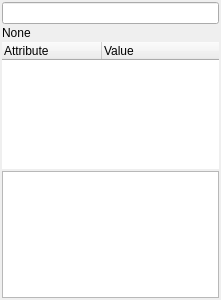
<?xml version="1.0" encoding="UTF-8"?>
<ui version="4.0">
 <class>PropertyEditorWidget</class>
 <widget class="QWidget" name="PropertyEditorWidget">
  <property name="geometry">
   <rect>
    <x>0</x>
    <y>0</y>
    <width>221</width>
    <height>300</height>
   </rect>
  </property>
  <property name="windowTitle">
   <string>Form</string>
  </property>
  <layout class="QVBoxLayout" name="verticalLayout">
   <property name="spacing">
    <number>2</number>
   </property>
   <property name="leftMargin">
    <number>2</number>
   </property>
   <property name="topMargin">
    <number>2</number>
   </property>
   <property name="rightMargin">
    <number>2</number>
   </property>
   <property name="bottomMargin">
    <number>2</number>
   </property>
   <item>
    <widget class="QLineEditFilter" name="filterLineEdit"/>
   </item>
   <item>
    <widget class="QFrame" name="frame_Name">
     <property name="sizePolicy">
      <sizepolicy hsizetype="Maximum" vsizetype="Maximum">
       <horstretch>0</horstretch>
       <verstretch>0</verstretch>
      </sizepolicy>
     </property>
     <property name="frameShape">
      <enum>QFrame::NoFrame</enum>
     </property>
     <property name="frameShadow">
      <enum>QFrame::Raised</enum>
     </property>
     <property name="lineWidth">
      <number>0</number>
     </property>
     <layout class="QGridLayout" name="gridLayout">
      <property name="leftMargin">
       <number>0</number>
      </property>
      <property name="topMargin">
       <number>0</number>
      </property>
      <property name="rightMargin">
       <number>0</number>
      </property>
      <property name="bottomMargin">
       <number>0</number>
      </property>
      <property name="spacing">
       <number>0</number>
      </property>
      <item row="0" column="0">
       <widget class="QLabel" name="label">
        <property name="sizePolicy">
         <sizepolicy hsizetype="Maximum" vsizetype="Preferred">
          <horstretch>0</horstretch>
          <verstretch>0</verstretch>
         </sizepolicy>
        </property>
        <property name="text">
         <string>None</string>
        </property>
       </widget>
      </item>
      <item row="0" column="1">
       <widget class="QLabel" name="label_ErrorMessage">
        <property name="sizePolicy">
         <sizepolicy hsizetype="Minimum" vsizetype="Minimum">
          <horstretch>0</horstretch>
          <verstretch>0</verstretch>
         </sizepolicy>
        </property>
        <property name="minimumSize">
         <size>
          <width>10</width>
          <height>0</height>
         </size>
        </property>
        <property name="text">
         <string/>
        </property>
        <property name="scaledContents">
         <bool>false</bool>
        </property>
        <property name="wordWrap">
         <bool>false</bool>
        </property>
       </widget>
      </item>
     </layout>
    </widget>
   </item>
   <item>
    <widget class="QTableWidget" name="tableWidget">
     <property name="frameShape">
      <enum>QFrame::Box</enum>
     </property>
     <property name="lineWidth">
      <number>0</number>
     </property>
     <property name="midLineWidth">
      <number>0</number>
     </property>
     <property name="horizontalScrollBarPolicy">
      <enum>Qt::ScrollBarAlwaysOff</enum>
     </property>
     <property name="autoScrollMargin">
      <number>0</number>
     </property>
     <property name="alternatingRowColors">
      <bool>true</bool>
     </property>
     <property name="textElideMode">
      <enum>Qt::ElideRight</enum>
     </property>
     <property name="showGrid">
      <bool>true</bool>
     </property>
     <property name="columnCount">
      <number>2</number>
     </property>
     <attribute name="horizontalHeaderVisible">
      <bool>true</bool>
     </attribute>
     <attribute name="horizontalHeaderCascadingSectionResizes">
      <bool>true</bool>
     </attribute>
     <attribute name="horizontalHeaderMinimumSectionSize">
      <number>15</number>
     </attribute>
     <attribute name="horizontalHeaderShowSortIndicator" stdset="0">
      <bool>false</bool>
     </attribute>
     <attribute name="horizontalHeaderStretchLastSection">
      <bool>true</bool>
     </attribute>
     <attribute name="verticalHeaderVisible">
      <bool>false</bool>
     </attribute>
     <attribute name="verticalHeaderDefaultSectionSize">
      <number>20</number>
     </attribute>
     <attribute name="verticalHeaderHighlightSections">
      <bool>true</bool>
     </attribute>
     <attribute name="verticalHeaderMinimumSectionSize">
      <number>15</number>
     </attribute>
     <attribute name="verticalHeaderShowSortIndicator" stdset="0">
      <bool>false</bool>
     </attribute>
     <attribute name="verticalHeaderStretchLastSection">
      <bool>false</bool>
     </attribute>
     <column>
      <property name="text">
       <string>Attribute</string>
      </property>
      <property name="textAlignment">
       <set>AlignLeft|AlignVCenter</set>
      </property>
     </column>
     <column>
      <property name="text">
       <string>Value</string>
      </property>
      <property name="font">
       <font>
        <strikeout>false</strikeout>
       </font>
      </property>
      <property name="textAlignment">
       <set>AlignLeft|AlignVCenter</set>
      </property>
     </column>
    </widget>
   </item>
   <item>
    <widget class="QTreeView" name="treeView">
     <property name="alternatingRowColors">
      <bool>true</bool>
     </property>
    </widget>
   </item>
  </layout>
 </widget>
 <customwidgets>
  <customwidget>
   <class>QLineEditFilter</class>
   <extends>QLineEdit</extends>
   <header>QLineEditFilter.h</header>
  </customwidget>
 </customwidgets>
 <resources/>
 <connections/>
</ui>
